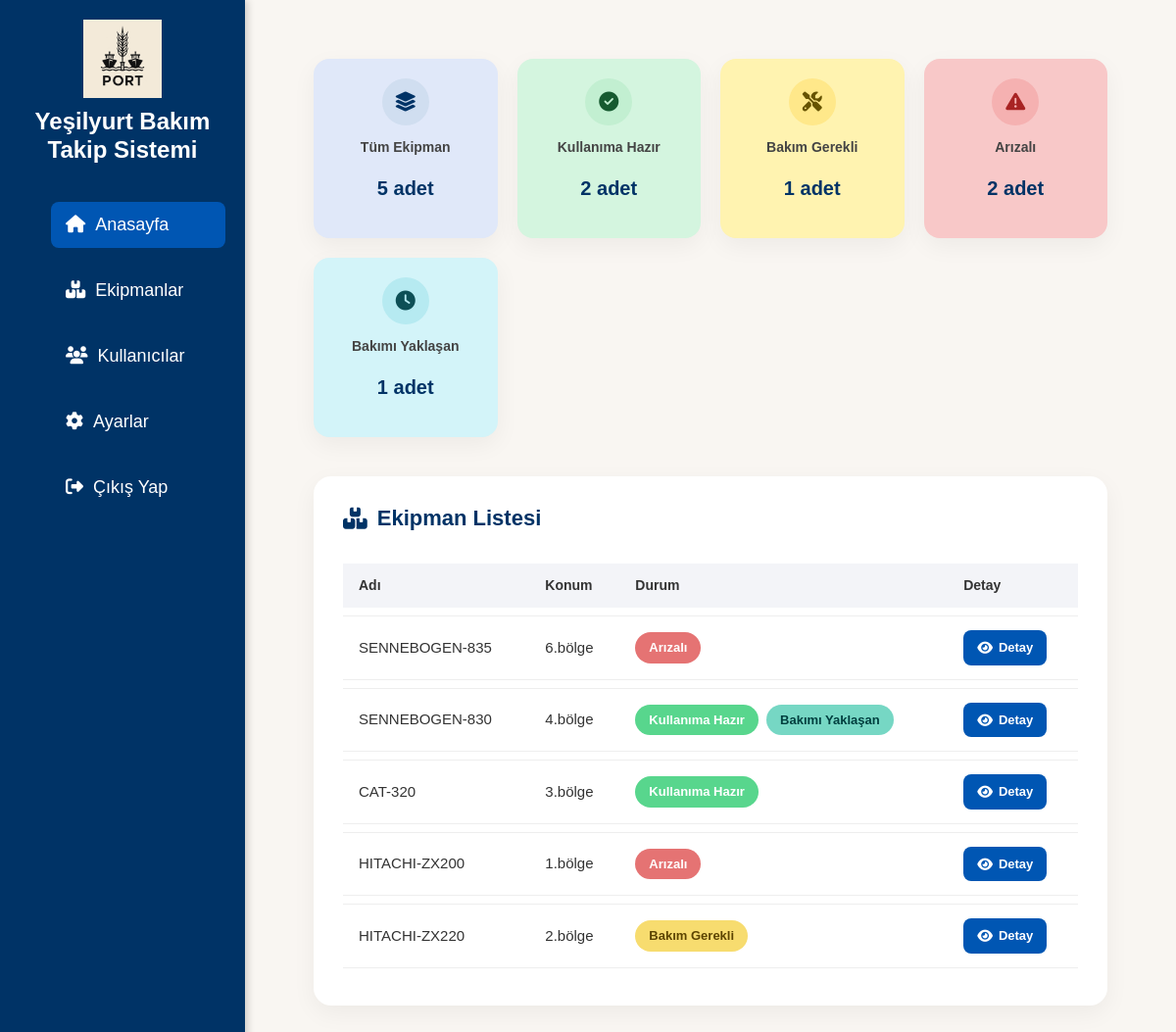
The page / (signed in) on the database its author committed.
### app/models.py (models this page shows)
class Parca(db.Model):
    __tablename__ = 'parcalar'
    id = db.Column(db.Integer, primary_key=True)
    barcode = db.Column(db.String(100), unique=True, nullable=False)
    ekipman_turu = db.Column(db.String(100), nullable=False)
    model_adi = db.Column(db.String(100), nullable=False)
    konum = db.Column(db.String(100), nullable=False)
    durum = db.Column(db.String(50), nullable=False)
    bir_sonraki_bakim = db.Column(db.Date, nullable=True)
    son_bakim_tarihi = db.Column(db.Date, nullable=True)
    bakim_dongusu = db.Column(db.String(50), nullable=True)
    bakim_durum = db.Column(db.String(50), nullable=True)  # ✅ تمت إضافته
    notlar = db.Column(db.Text, nullable=True)              # ✅ تمت إضافته
    kisa_aciklama = db.Column(db.Text, nullable=True)
    yuk_kapasitesi = db.Column(db.String(50), nullable=True)
    sorumlu_kisi = db.Column(db.String(100), nullable=True)
    created_at = db.Column(db.DateTime, default=datetime.utcnow)
    bakim_kayitlari = db.relationship('BakimKaydi', backref='parca', lazy=True)

### app/routes.py (the view)
@main.route('/')
@login_required
def dashboard():
    parcalar = Parca.query.all()
    hazir = 0
    bakım = 0
    arizali = 0
    bakim_yaklasan_sayisi = 0
    today = datetime.today().date()
    for parca in parcalar:
        parca.bakim_durum = None  # لتحديد "Bakım Yaklaşan"
        if parca.son_bakim_tarihi and parca.bakim_dongusu:
            try:
                ay = int(parca.bakim_dongusu)
                sonraki = parca.son_bakim_tarihi + relativedelta(months=ay)
                parca.bir_sonraki_bakim = sonraki
                kalan_gun = (sonraki - today).days
                if kalan_gun < 0:
                    parca.durum = "Bakım Gerekli"
                elif kalan_gun <= 30 and parca.durum == "Kullanıma hazır":
                    parca.bakim_durum = "Bakım Yaklaşan"
            except:
                pass
        if parca.durum == "Kullanıma hazır":
            hazir += 1
        elif parca.durum == "Bakım Gerekli":
            bakım += 1
        elif parca.durum == "Arızalı":
            arizali += 1
        if parca.bakim_durum == "Bakım Yaklaşan":
            bakim_yaklasan_sayisi += 1
    return render_template(
        'dashboard.html',
        parcalar=parcalar,
        hazir=hazir,
        bakım=bakım,
        arizali=arizali,
        bakim_yaklasanlar=bakim_yaklasan_sayisi
    )

### app/__init__.py (called while the page is built)
def create_app():
    app = Flask(__name__)
    app.config.from_object('config.Config')
    db.init_app(app)
    login_manager.init_app(app)
    migrate.init_app(app, db)  # ✅ جديد
    login_manager.login_view = 'auth.login'
    @login_manager.user_loader
    def load_user(user_id):
        return User.query.get(int(user_id))
    app.register_blueprint(main)
    app.register_blueprint(auth)
    app.register_blueprint(api)  # ✅ API
    return app

### app/templates/dashboard.html (shortened to what this page needs)
{% extends 'layout.html' %}
{% block content %}
<div class="dashboard-wrapper">
    <div class="stats-grid">
        {% set cards = [
            ('Tüm Ekipman', parcalar|length, 'fa-layer-group', 'soft-blue', 'all'),
            ('Kullanıma Hazır', hazir, 'fa-check-circle', 'soft-green', 'Kullanıma hazır'),
            ('Bakım Gerekli', bakım, 'fa-tools', 'soft-yellow', 'Bakım Gerekli'),
            ('Arızalı', arizali, 'fa-exclamation-triangle', 'soft-red', 'Arızalı'),
            ('Bakımı Yaklaşan', bakim_yaklasanlar, 'fa-clock', 'soft-cyan', 'yaklasan')
        ] %}
        {% for title, count, icon, color, filter in cards %}
        <div class="stat-card-new {{ color }} filter-card" data-filter="{{ filter }}">
            <div class="icon-wrapper">
                <i class="fas {{ icon }}"></i>
            </div>
            <div class="stat-info">
                <p class="stat-title">{{ title }}</p>
                <p class="stat-count">{{ count }} adet</p>
            </div>
        </div>
        {% endfor %}
    </div>
    <div class="data-section">
        <h2 class="data-title"><i class="fas fa-boxes"></i> Ekipman Listesi</h2>
        <div class="table-wrapper">
            <table class="malzeme-table" id="malzemeTable">
                <thead>
                    <tr>
                        <th>Adı</th>
                        <th>Konum</th>
                        <th>Durum</th>
                        <th>Detay</th>
                    </tr>
                </thead>
                <tbody>
                    {% for parca in parcalar %}
                    <tr data-durum="{{ parca.durum }}" data-bakim="{{ 'Bakım Yaklaşan' if parca.bakim_durum == 'Bakım Yaklaşan' else '' }}">
                        <td>{{ parca.model_adi }}</td>
                        <td>{{ parca.konum }}</td>
                        <td>
                            {% if parca.durum == 'Kullanıma hazır' %}
                                <span class="status-badge badge-green">Kullanıma Hazır</span>
                                {% if parca.bakim_durum == 'Bakım Yaklaşan' %}
                                    <span class="status-badge badge-cyan ms-1">Bakımı Yaklaşan</span>
                                {% endif %}
                            {% elif parca.durum == 'Bakım Gerekli' %}
                                <span class="status-badge badge-yellow">Bakım Gerekli</span>
                            {% elif parca.durum == 'Arızalı' %}
                                <span class="status-badge badge-red">Arızalı</span>
                            {% endif %}
                        </td>
                        <td>
                            <a href="{{ url_for('main.detail', parca_id=parca.id) }}" class="detail-btn">
                                <i class="fas fa-eye"></i> Detay
                            </a>
                        </td>
                    </tr>
                    {% endfor %}
                </tbody>
            </table>
        </div>
    </div>
</div>
{% endblock %}

### app/static/css/style.css (style rules this page uses)
* { margin: 0; padding: 0; box-sizing: border-box; }
body { font-family: 'Poppins', sans-serif; background-color: #f3f6fa; color: #333; }
.status-badge { padding: 6px 14px; border-radius: 30px; font-size: 13px; font-weight: 600; display: inline-block; }
.status-badge.badge-green { background-color: #58d68d; color: #fff; }
.status-badge.badge-yellow { background-color: #f7dc6f; color: #5c4400; }
.status-badge.badge-red { background-color: #e57373; color: #fff; }
.status-badge.badge-cyan { background-color: #76d7c4; color: #003f3f; }
.detail-btn { background: linear-gradient(135deg, #007bff, #0056b3); color: white; padding: 8px 16px; text-decoration: none; border-radius: 8px; font-size: 14px; font-weight: 600; transition: background 0.3s ease; }
body { background-color: #f9f6f2; }
.detail-btn { background: #0056b3; color: white; padding: 8px 14px; border-radius: 8px; font-weight: 600; text-decoration: none; font-size: 14px; display: inline-flex; align-items: center; transition: background 0.3s ease; }
.dashboard-wrapper { padding: 30px 40px; background-color: #f9f6f2; }
.stats-grid { display: grid; grid-template-columns: repeat(auto-fit, minmax(180px, 1fr)); gap: 20px; margin-bottom: 40px; }
.stat-card-new { background: #fff; border-radius: 16px; padding: 20px; display: flex; flex-direction: column; align-items: center; box-shadow: 0 8px 24px rgba(0, 0, 0, 0.05); transition: transform 0.3s ease; cursor: pointer; }
.icon-wrapper { background-color: #f1f3f9; border-radius: 50%; width: 48px; height: 48px; display: flex; align-items: center; justify-content: center; }
.icon-wrapper i { font-size: 20px; color: #333; }
.stat-info { text-align: center; margin-top: 12px; }
.stat-title { font-size: 14px; font-weight: 600; color: #444; }
.stat-count { font-size: 20px; font-weight: bold; color: #003366; margin-top: 2px; }
.data-section { background-color: #fff; padding: 30px; border-radius: 18px; box-shadow: 0 8px 24px rgba(0, 0, 0, 0.05); }
.data-title { font-size: 22px; font-weight: 700; color: #003366; margin-bottom: 25px; display: flex; align-items: center; gap: 10px; }
.table-wrapper { overflow-x: auto; }
.malzeme-table { width: 100%; border-collapse: separate; border-spacing: 0 8px; }
.malzeme-table thead { background-color: #f3f4f8; font-size: 14px; color: #333; }
.malzeme-table th { padding: 12px 16px; text-align: left; }
.malzeme-table td { background-color: #fff; padding: 14px 16px; font-size: 15px; color: #333; border-top: 1px solid #eee; border-bottom: 1px solid #eee; }
.malzeme-table tr { transition: background-color 0.2s ease; }
.status-badge { display: inline-block; padding: 6px 14px; font-size: 13px; font-weight: 600; border-radius: 20px; }
.badge-green { background-color: #baf2c1; color: #165a30; }
.badge-yellow { background-color: #fff3b0; color: #665300; }
.badge-red { background-color: #f8c8c8; color: #a82323; }
.badge-cyan { background-color: #d3f4f9; color: #0d4f56; }
.detail-btn { display: inline-flex; align-items: center; gap: 6px; background-color: #0056b3; color: #fff; font-size: 13px; padding: 8px 14px; border-radius: 8px; font-weight: 600; text-decoration: none; transition: background-color 0.3s ease; }
.detail-btn i { font-size: 14px; }
.soft-blue { background-color: #e0e8f9; }
.soft-blue .icon-wrapper { background-color: #d0def0; }
.soft-blue .icon-wrapper i { color: #003366; }
.soft-green { background-color: #d4f5df; }
.soft-green .icon-wrapper { background-color: #c2efd1; }
.soft-green .icon-wrapper i { color: #165a30; }
.soft-yellow { background-color: #fff3b0; }
.soft-yellow .icon-wrapper { background-color: #ffe88a; }
.soft-yellow .icon-wrapper i { color: #665300; }
.soft-red { background-color: #f8c8c8; }
.soft-red .icon-wrapper { background-color: #f5b1b1; }
.soft-red .icon-wrapper i { color: #a82323; }
.soft-cyan { background-color: #d3f4f9; }
.soft-cyan .icon-wrapper { background-color: #b6eaf1; }
.soft-cyan .icon-wrapper i { color: #0d4f56; }

### rows shown on the page
Parca: durum "Kullanıma Hazır", id "2", model_adi "SENNEBOGEN-830", konum "4.bölge", shows "Bakımı Yaklaşan"
Parca: durum "Bakım Gerekli", bakim_dongusu "1", model_adi "HITACHI-ZX220", konum "2.bölge"
Parca: model_adi "SENNEBOGEN-835", konum "6.bölge", durum "Arızalı"
Parca: model_adi "CAT-320", konum "3.bölge", durum "Kullanıma Hazır"
Parca: model_adi "HITACHI-ZX200", konum "1.bölge", durum "Arızalı"

### other values the page prints
{{ title }} "Tüm Ekipman" "Arızalı" "Bakımı Yaklaşan"
{{ count }} "5" "2" "1"
